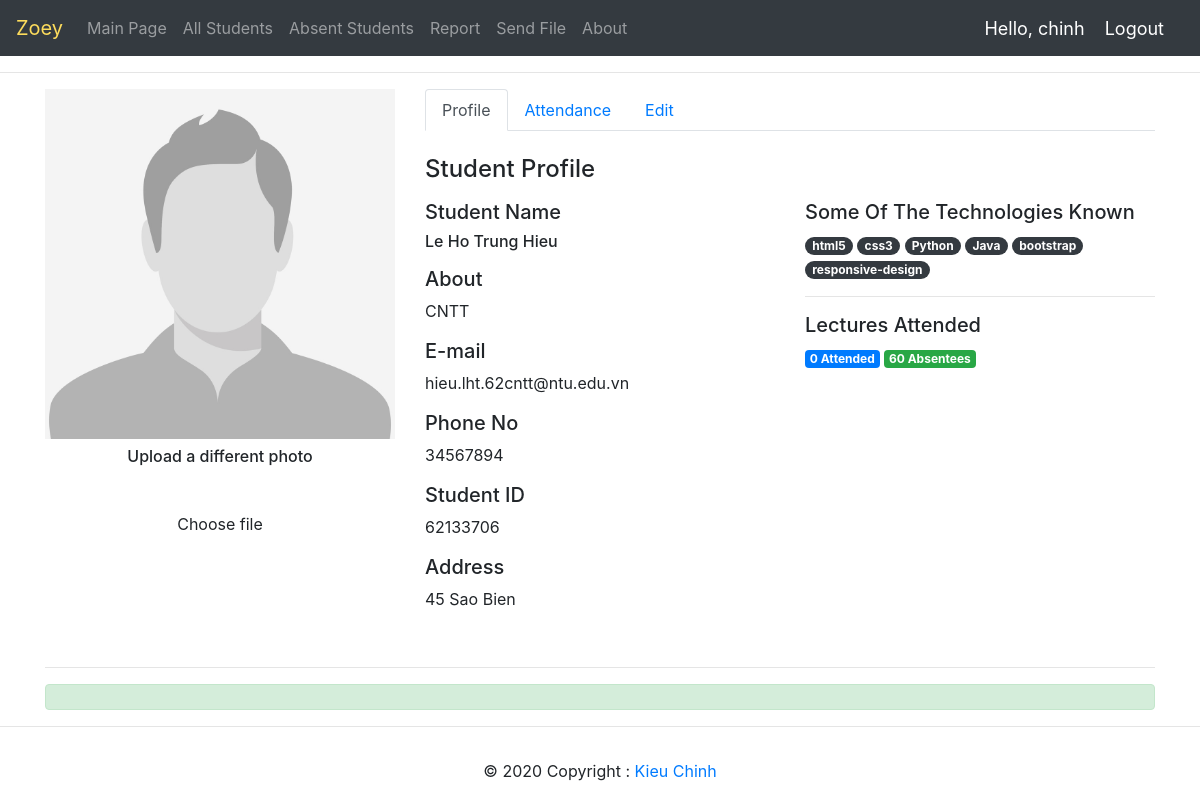
/profile/62133706/ (signed in), run on the app's committed database.
### face_rec/models.py (models this page shows, shortened)
class student_profile(models.Model):
    user=models.OneToOneField(User,null=True,blank=True,on_delete=models.CASCADE)
    student_id = models.CharField(primary_key=True,max_length=20)
    name = models.CharField(max_length=50)
    address = models.CharField(max_length = 100)
    phone = models.CharField(max_length =  50)
    email = models.CharField(max_length = 50)
    description = models.CharField(max_length = 200)
    mark = (
            ('Absent', 'Absent'),
            ('Present', 'Present'),
            )
    attendance = models.CharField(max_length=20,default='Absent', choices=mark)
    profile_pic=models.ImageField(default="static/images/nobody.jpg")

### face_rec/decorators.py (the view)
		def wrapper_func(request,*args,**kwargs):
			group=None
			if request.user.groups.exists():
				group=request.user.groups.all()[0].name
			if group in allowed_roles:
				return view_func(request,*args,**kwargs)
			else:
				return HttpResponse('You are Not Authorized To View This Page')

### face_rec/views.py (called while the page is built, shortened)
@login_required(login_url='login')
@allowed_users(allowed_roles=['teacher','admin','student'])
def profile(request,pk):
    id = int(pk)
    request.FILES
    student=student_profile.objects.filter(student_id=id)
    attendance=student_attendance.objects.filter(roll=id)
    present=student_attendance.objects.filter(roll=pk).count()
    absent=60-present
    context={'student':student,'attendance':attendance,'present':present,'absent':absent}
    return render(request,'face_rec/student_profile.html',context)

### face_rec/templates/face_rec/student_profile.html (shortened to what this page needs)
{% extends 'face_rec/main.html' %}
{% block content %}
<div class="container">
    <div class="row my-2">
        <div class="col-lg-8 order-lg-2">
            <ul class="nav nav-tabs">
                <li class="nav-item">
                    <a href="" data-target="#profile" data-toggle="tab" class="nav-link active">Profile</a>
                </li>
                <li class="nav-item">
                    <a href="" data-target="#attendance" data-toggle="tab" class="nav-link">Attendance</a>
                </li>
                <li class="nav-item">
                    <a href="" data-target="#edit" data-toggle="tab" class="nav-link">Edit</a>
                </li>
            </ul>
            <div class="tab-content py-4">
                <div class="tab-pane active" id="profile">
                    <h4 class="mb-3">Student Profile</h4>
                    {% for students in student %}
                    <div class="row">
                        <div class="col-md-6">
                            <h5>Student Name</h6>
                            <h6>
                            <p>
                                {{students.name}}
                            </p>
                            </h6>
                            <h5>About</h5>
                            <p>
                                {{students.description}}
                            </p>
                            <h5>E-mail</h5>
                            <p>
                                {{students.email}}
                            </p>
                            <h5>Phone No</h5>
                            <p>
                                {{students.phone}}
                            </p>
                            <h5>Student ID</h5>
                            <p>
                                {{students.student_id}}
                            </p>
                            <h5>Address</h5>
                            <p>
                                {{students.address}}
                            </p>                        </div>
                        <div class="col-md-6">
                            <h5>Some Of The Technologies Known</h5>
                            <a href="#" class="badge badge-dark badge-pill">html5</a>
                            <a href="#" class="badge badge-dark badge-pill">css3</a>
                            <a href="#" class="badge badge-dark badge-pill">Python</a>
                            <a href="#" class="badge badge-dark badge-pill">Java</a>
                            <a href="#" class="badge badge-dark badge-pill">bootstrap</a>
                            <a href="#" class="badge badge-dark badge-pill">responsive-design</a>
                            <hr>
                            <h5>Lectures Attended</h5>
                            <span class="badge badge-primary"> {{present}} Attended</span>
                            <span class="badge badge-success"> {{absent}} Absentees</span>
                            {% endfor %}
                        </div>
                    </div>
                </div>
                        {% for students in student %}
            </div>
        </div>
        <div class="col-lg-4 order-lg-1 text-center">
            <img src="{{students.profile_pic.url}}" class="mx-auto img-fluid img-circle d-block" alt="avatar">
            <h6 class="mt-2">Upload a different photo</h6>
            <label class="custom-file">
                <span class="custom-file-control">Choose file</span>
            </label>
        </div>
    </div>
    {% endfor %}
<hr>
<div class="alert alert-success" role="alert">
</div>
</div>
{% endblock %}

### face_rec/templates/face_rec/navbar.html (shortened to what this page needs)
{% load static %}
<nav class="navbar navbar-expand-lg navbar-dark bg-dark">
  	<a class="navbar-brand" href="#" id="logo">Zoey</a>
  	<div class="collapse navbar-collapse" id="navbarNav">
    	<ul class="navbar-nav">
      		<li class="nav-item">
        		<a class="nav-link" href="{% url 'home' %}">Main Page</a>
      		</li>
      		<li class="nav-item">
        		<a class="nav-link" href="{% url 'all_students' %}">All Students</a>
      		</li>
          <li class="nav-item">
            <a class="nav-link" href="{% url 'absent_students' %}">Absent Students</a>
          </li>
          <li class="nav-item">
            <a class="nav-link" href="{% url 'report' %}">Report</a>
          </li>
          <li class="nav-item">
            <a class="nav-link" href="{% url 'send_file' %}">Send File</a>
          </li>
          <li class="nav-item">
            <a class="nav-link" href="{% url 'about' %}">About</a>
          </li>
    	</ul>
  	</div>
  <span class="hello-msg">Hello, {{request.user}}</span>
  <span><a class="hello-msg" href="{% url 'logout' %}">  Logout</a></span>
</nav>

### face_rec/templates/face_rec/main.html (style rules this page uses)
#logo { color:#fddc5c; }
body { background-color: #ebeff5; }

### face_rec/templates/face_rec/navbar.html (style rules this page uses)
.hello-msg { font-size:18px; color:#fff; margin-right:20px; }

### data on the page
student_profile: name "Le Ho Trung Hieu", description "CNTT", email "hieu.lht.62cntt@ntu.edu.vn", phone "34567894", student_id "62133706", address "45 Sao Bien", present "0", absent "60", profile_pic (picture)

### other printed values
{{ request.user }} "chinh"
